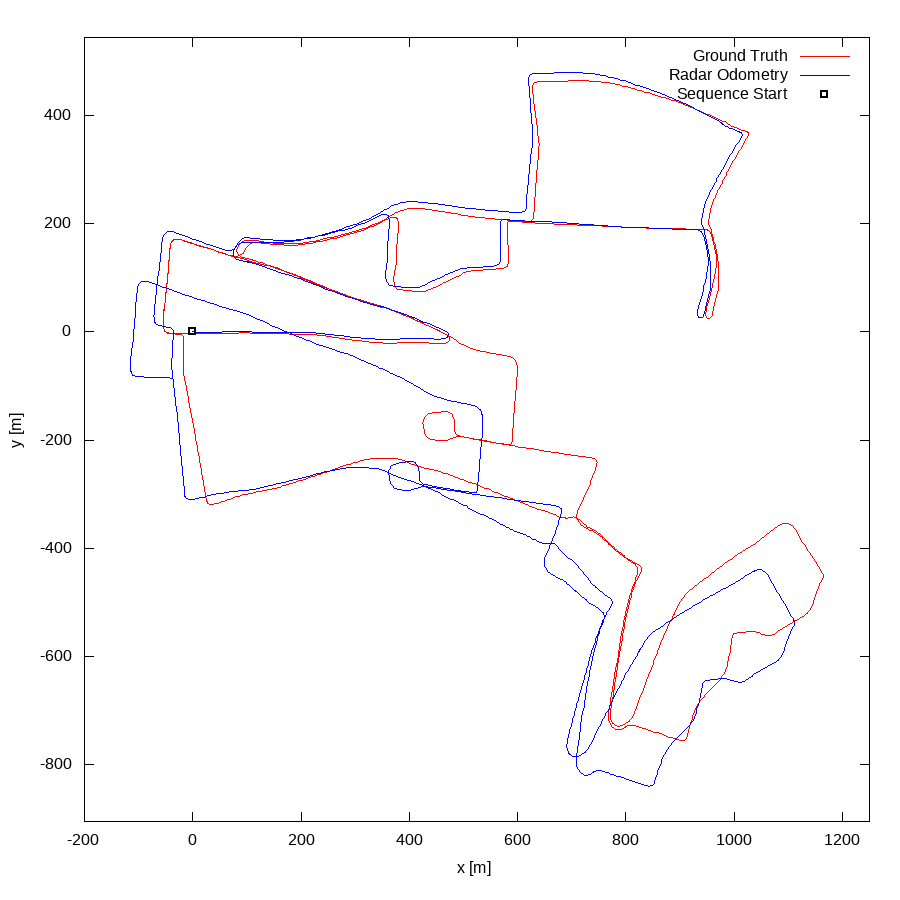

This figure's gnuplot source:
set term postscript eps enhanced color
set output "04.eps"
set size ratio -1
set xrange [-200:1250]
set yrange [-905:544]
set xlabel "x [m]"
set ylabel "y [m]"
plot "04.txt" using 1:2 lc rgb "#FF0000" title 'Ground Truth' w lines,"04.txt" using 3:4 lc rgb "#0000FF" title 'Radar Odometry' w lines,"< head -1 04.txt" using 1:2 lc rgb "#000000" pt 4 ps 1 lw 2 title 'Sequence Start' w points
